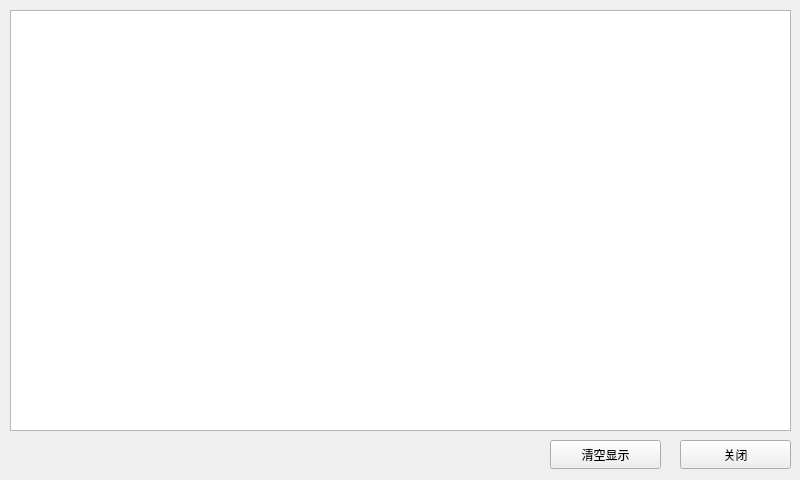
<?xml version="1.0" encoding="UTF-8"?>
<ui version="4.0">
 <class>frmdiagnose</class>
 <widget class="QWidget" name="frmdiagnose">
  <property name="geometry">
   <rect>
    <x>0</x>
    <y>0</y>
    <width>800</width>
    <height>480</height>
   </rect>
  </property>
  <property name="windowTitle">
   <string>在线诊断</string>
  </property>
  <property name="styleSheet">
   <string notr="true">QWidget#frm{
background-image: url(:/image/main2.jpg);
}</string>
  </property>
  <widget class="QWidget" name="frm" native="true">
   <property name="geometry">
    <rect>
     <x>0</x>
     <y>0</y>
     <width>800</width>
     <height>480</height>
    </rect>
   </property>
   <property name="autoFillBackground">
    <bool>false</bool>
   </property>
   <widget class="QTextBrowser" name="txtMain">
    <property name="geometry">
     <rect>
      <x>10</x>
      <y>10</y>
      <width>781</width>
      <height>421</height>
     </rect>
    </property>
    <property name="readOnly">
     <bool>true</bool>
    </property>
   </widget>
   <widget class="QPushButton" name="btnClear">
    <property name="geometry">
     <rect>
      <x>550</x>
      <y>440</y>
      <width>111</width>
      <height>29</height>
     </rect>
    </property>
    <property name="text">
     <string>清空显示</string>
    </property>
   </widget>
   <widget class="QPushButton" name="btnCancel">
    <property name="geometry">
     <rect>
      <x>680</x>
      <y>440</y>
      <width>111</width>
      <height>29</height>
     </rect>
    </property>
    <property name="text">
     <string>关闭</string>
    </property>
   </widget>
  </widget>
 </widget>
 <resources/>
 <connections/>
</ui>
